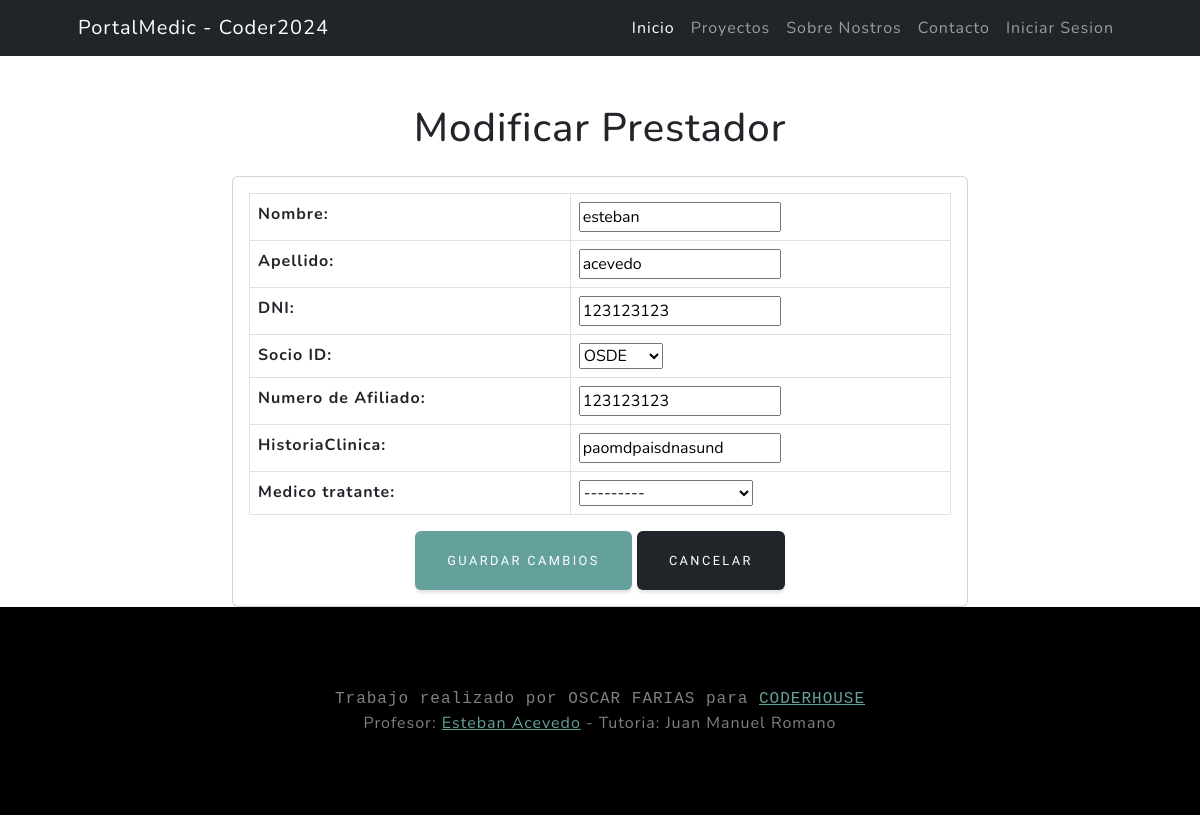
The app's page /pacientes/pacientes/pacientes_update/1/, older data.
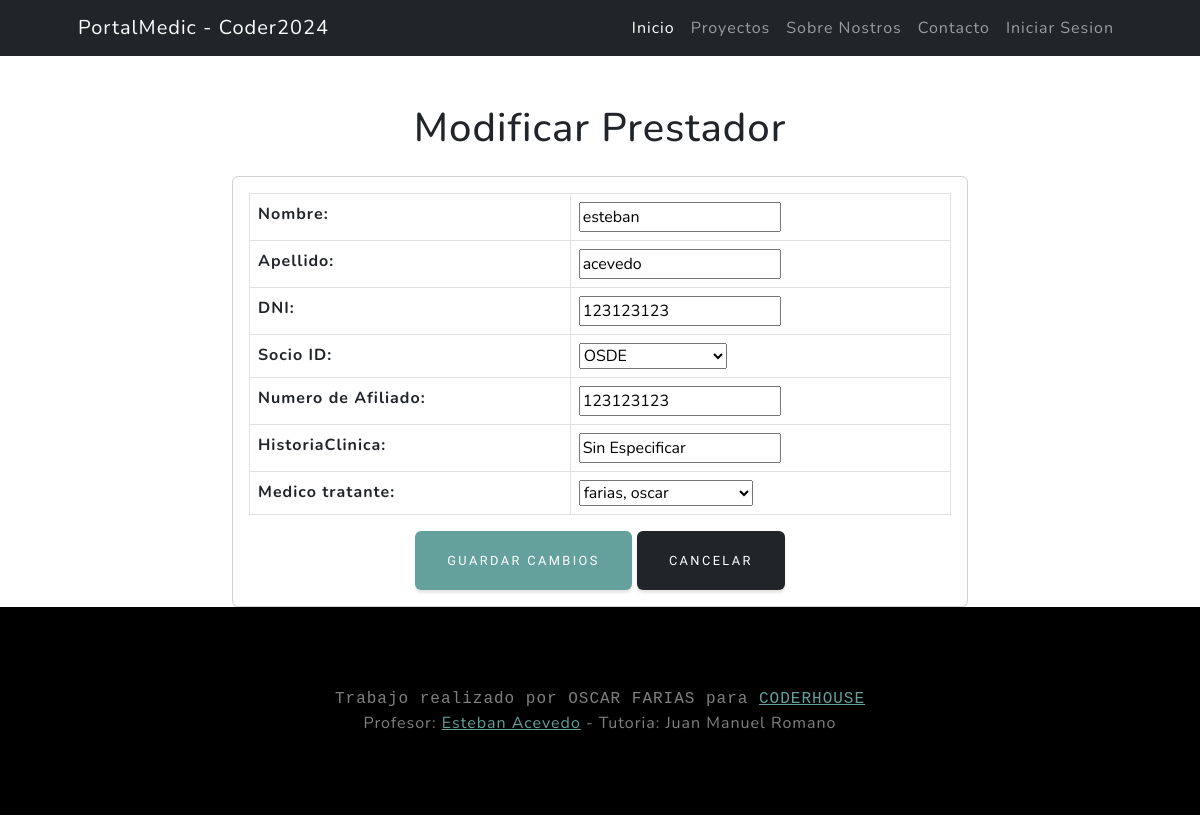
The same page, newer data.
### pacientes/models.py (models this page shows, shortened)
class Paciente(models.Model):
    nombre = models.CharField(max_length=50, null = False)
    apellido = models.CharField(max_length=50, null = False)
    DNI = models.IntegerField(unique=True, null=False)
    telefono = models.IntegerField(null=True, blank=True)
    obraSocial = models.ForeignKey(ObraSocial, on_delete=models.SET_NULL, null=True, blank=True, verbose_name = "Socio ID", related_name="paciente_obrasocial")
    numeroAfiliado = models.CharField(max_length=50,null=False, blank=False, verbose_name="Numero de Afiliado")
    historiaClinica = models.CharField(max_length=250, null=True, blank=True)
    medico_tratante = models.ForeignKey("medicos.Medicos", on_delete=models.SET_NULL, null=True, blank=True, related_name="paciente_medicos")
    class Meta:
        verbose_name = "Paciente"
        verbose_name_plural = "Pacientes"

### medicos/models.py (models this page shows)
class Medicos(models.Model):
    nombre = models.CharField(max_length=100, null=False, blank=True)
    apellido = models.CharField(max_length=100, null=False, blank=True)
    DNI = models.PositiveIntegerField(unique=True,null=True)
    nacionalidad= models.ForeignKey(Nacionalidad, on_delete=models.SET_NULL, null=True)
    matricula = models.PositiveIntegerField(unique=True, null=False, blank=False,verbose_name="Matricula Nacional")
    especialidad = models.ForeignKey(Especialidad, on_delete=models.SET_NULL, null=True)
    def __str__(self) -> str:
        return f"{self.apellido}, {self.nombre}"
    class Meta:
        verbose_name = "Medicos"
        verbose_name_plural = "Medicos"

### pacientes/views.py (the view)
# urls.py: path("pacientes/pacientes_update/<int:pk>/", pacientes_update, name="pacientes_update"),
def pacientes_update(request,pk):
    consulta = Paciente.objects.get(id=pk)
    if request.method == "POST":
        form = PacientesForm(request.POST, instance=consulta)
        if form.is_valid():
            form.save()
            return redirect("pacientes:pacientes_list")
    else:  # GET
        form = PacientesForm(instance=consulta)
    return render(request, "pacientes/pacientes_form.html", {"form": form})

### pacientes/forms.py
class PacientesForm(forms.ModelForm):
    class Meta:
        model = models.Paciente
        fields = ["nombre","apellido","DNI","obraSocial","numeroAfiliado","historiaClinica","medico_tratante"]

### pacientes/models.py (called while the page is built)
    def __str__(self) -> str:
        return self.obra_social

### pacientes/templates/pacientes/pacientes_form.html (shortened to what this page needs)
{% extends 'core/base.html' %}
{% load static %}
{% block content %}
<div class="container mt-5">
    {% if form.instance.pk %}
        <h1 class="text-center">Modificar Prestador</h1>
    {% else %}
        <h1 class="text-center">Editar Prestador</h1>
    {% endif %}
    <div class="row justify-content-center mt-4">
        <div class="col-md-8">
            <div class="card">
                <div class="card-body">
                    <form method="POST">
                        <table class="table table-bordered">
                            {{ form.as_table }}
                        </table>
                        <div class="text-center">
                            <button type="submit" class="btn btn-primary">Guardar Cambios</button>
                            <a href="{% url 'medicos:medicos_list' %}" type="button" class="btn btn-dark ">Cancelar</button></a>
                        </div>
                    </form>
                </div>
            </div>
        </div>
    </div>
</div>
{% endblock content %}

Row changes from the older to the newer data that the page shows:
changed Paciente "OSDE": historiaClinica "paomdpaisdnasund" → "Sin Especificar"; medico_tratante "---------" → "farias, oscar"
